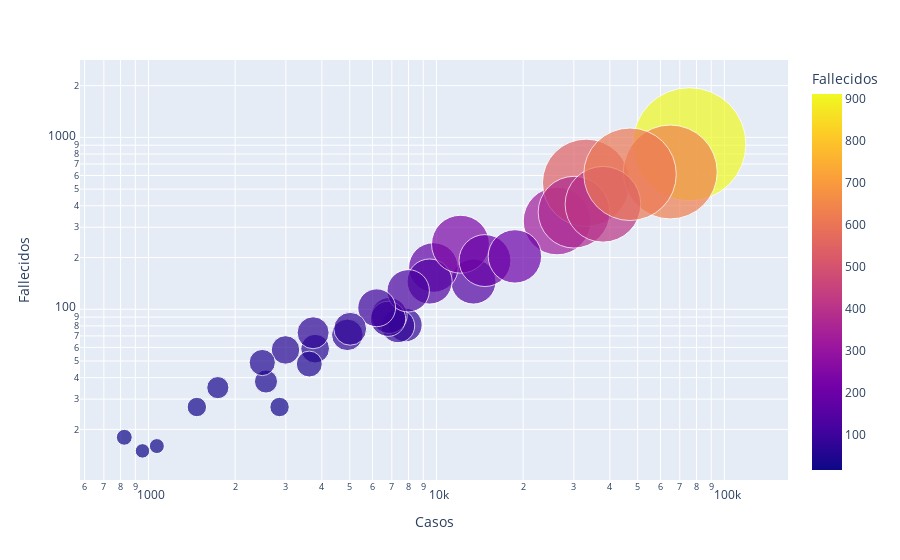

This figure's notebook cell:
### Code cell
get_bubble(df_casos_fallecidos_actual, 'Biobío')

### Figure 1 — Plotly figure (JSON) as saved in the notebook; plotly's stock layout.template omitted (floating-point values rounded to 4 significant figures)
{"data": [{"customdata": [["Alto Biobio", "2022-08-26"], ["Antuco", "2022-08-26"], ["Arauco", "2022-08-26"], ["Cabrero", "2022-08-26"], ["Canete", "2022-08-26"], ["Chiguayante", "2022-08-26"], ["Concepcion", "2022-08-26"], ["Contulmo", "2022-08-26"], ["Coronel", "2022-08-26"], ["Curanilahue", "2022-08-26"], ["Florida", "2022-08-26"], ["Hualpen", "2022-08-26"], ["Hualqui", "2022-08-26"], ["Laja", "2022-08-26"], ["Lebu", "2022-08-26"], ["Los Alamos", "2022-08-26"], ["Los Angeles", "2022-08-26"], ["Lota", "2022-08-26"], ["Mulchen", "2022-08-26"], ["Nacimiento", "2022-08-26"], ["Negrete", "2022-08-26"], ["Penco", "2022-08-26"], ["Quilaco", "2022-08-26"], ["Quilleco", "2022-08-26"], ["San Pedro de la Paz", "2022-08-26"], ["San Rosendo", "2022-08-26"], ["Santa Barbara", "2022-08-26"], ["Santa Juana", "2022-08-26"], ["Talcahuano", "2022-08-26"], ["Tirua", "2022-08-26"], ["Tome", "2022-08-26"], ["Tucapel", "2022-08-26"], ["Yumbel", "2022-08-26"]], "hovertemplate": "Casos=%{x}<br>Fallecidos=%{marker.color}<br>Comuna=%{customdata[0]}<br>Fecha=%{customdata[1]}<extra></extra>", "legendgroup": "", "marker": {"color": [27, 16, 145, 81, 175, 326, 912, 35, 544, 145, 58, 367, 80, 71, 92, 88, 629, 239, 128, 102, 27, 192, 15, 38, 408, 18, 59, 73, 610, 49, 203, 48, 77], "coloraxis": "coloraxis", "size": [27, 16, 145, 81, 175, 326, 912, 35, 544, 145, 58, 367, 80, 71, 92, 88, 629, 239, 128, 102, 27, 192, 15, 38, 408, 18, 59, 73, 610, 49, 203, 48, 77], "sizemode": "area", "sizeref": 0.1425, "symbol": "circle"}, "mode": "markers", "name": "", "orientation": "v", "showlegend": false, "type": "scatter", "x": [1472, 1069, 13441, 7797, 9763, 26237, 75571, 1741, 33110, 9470, 2991, 30058, 7349, 4904, 6852, 6795, 64865, 12120, 7978, 6202, 2852, 14742, 953, 2559, 37868, 824, 3790, 3730, 47020, 2484, 18728, 3617, 5017], "xaxis": "x", "y": [27, 16, 145, 81, 175, 326, 912, 35, 544, 145, 58, 367, 80, 71, 92, 88, 629, 239, 128, 102, 27, 192, 15, 38, 408, 18, 59, 73, 610, 49, 203, 48, 77], "yaxis": "y"}], "layout": {"autosize": true, "coloraxis": {"colorbar": {"title": {"text": "Fallecidos"}}, "colorscale": [[0, "#0d0887"], [0.1111, "#46039f"], [0.2222, "#7201a8"], [0.3333, "#9c179e"], [0.4444, "#bd3786"], [0.5556, "#d8576b"], [0.6667, "#ed7953"], [0.7778, "#fb9f3a"], [0.8889, "#fdca26"], [1, "#f0f921"]]}, "legend": {"itemsizing": "constant", "tracegroupgap": 0}, "margin": {"t": 60}, "xaxis": {"anchor": "y", "autorange": true, "domain": [0, 1], "range": [2.775, 5.153], "title": {"text": "Casos"}, "type": "log"}, "yaxis": {"anchor": "x", "autorange": true, "domain": [0, 1], "range": [0.9069, 4.006], "title": {"text": "Fallecidos"}, "type": "log"}}}
